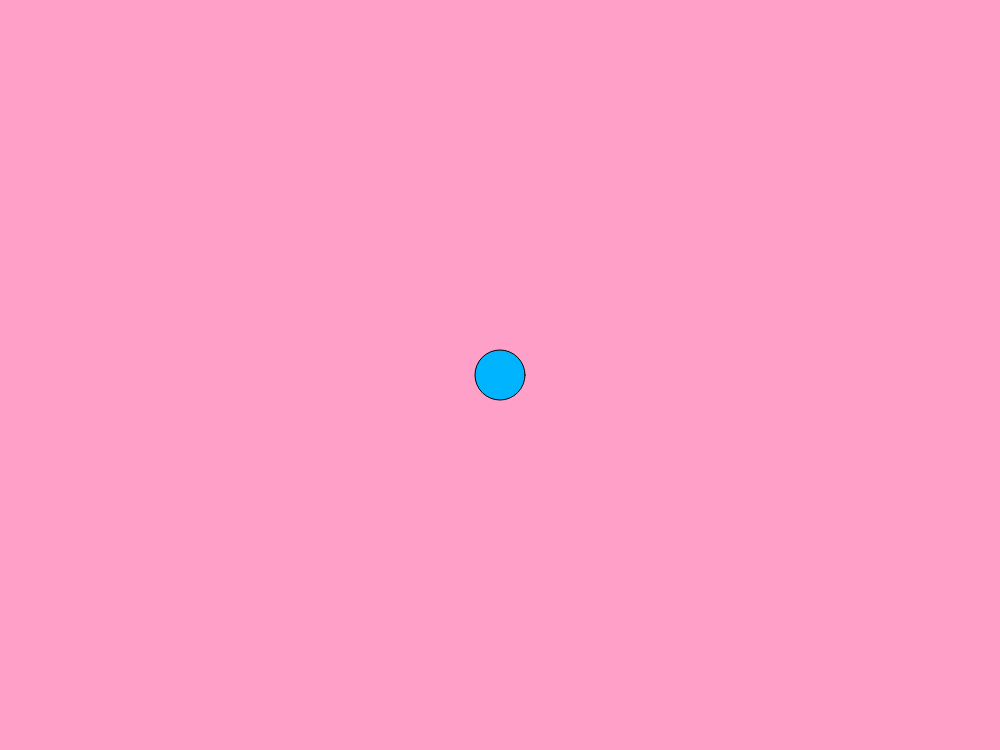
Frame 1 (no input)
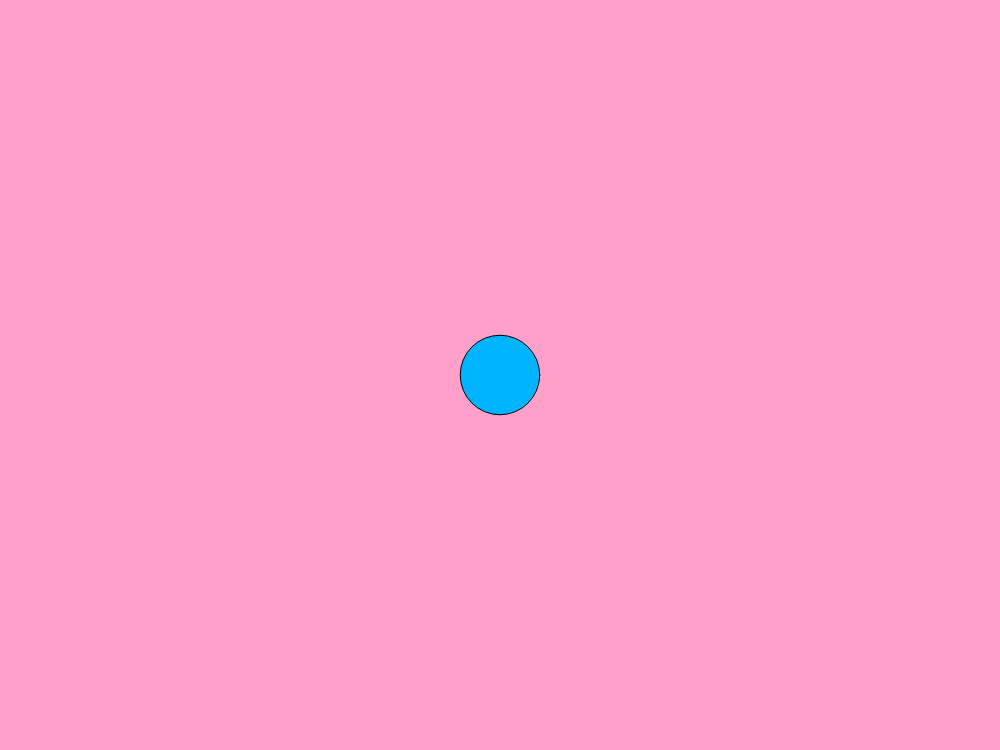
Frame 60 (no input)
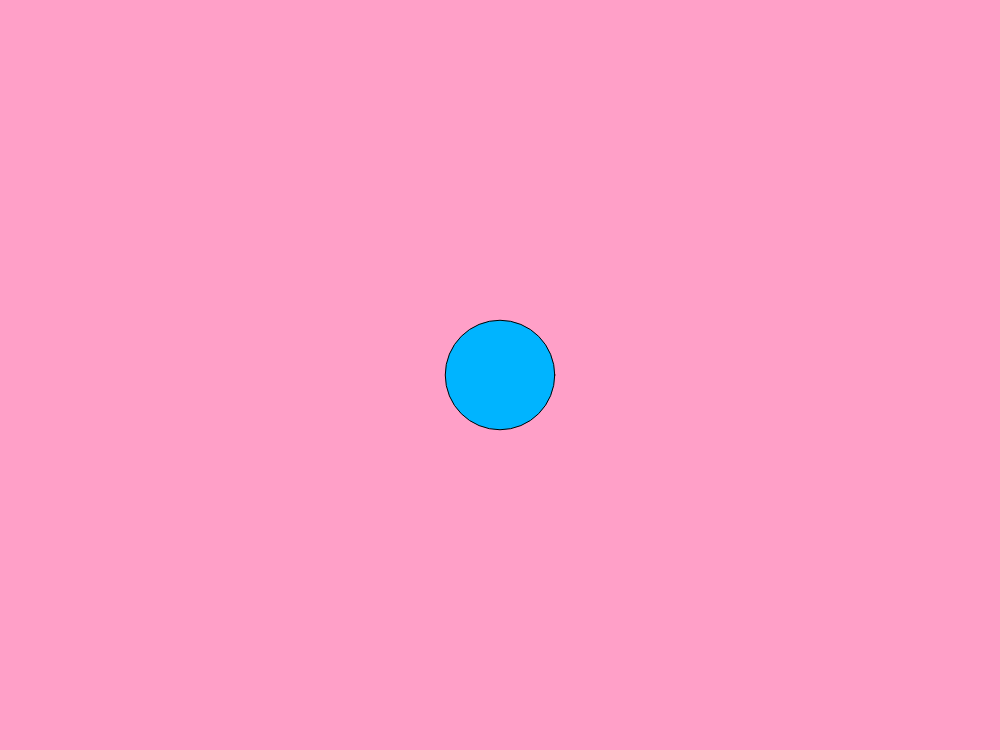
Frame 120 (the mouse pressed at the canvas centre since frame 60)

The p5.js sketch that drew these frames (run headless with seeded random() and noise() and a simulated clock; from frame 60 on, the mouse is pressed at the canvas centre):

// p5.js sketch
// ── sketch.js
function setup(){
    createCanvas(1000, 750);

}

size = 50;
function draw(){
    background(255, 160, 200);
    fill(0, 180, 255);
    circle(width/2, height/2, size);
    size += 0.5;
}
